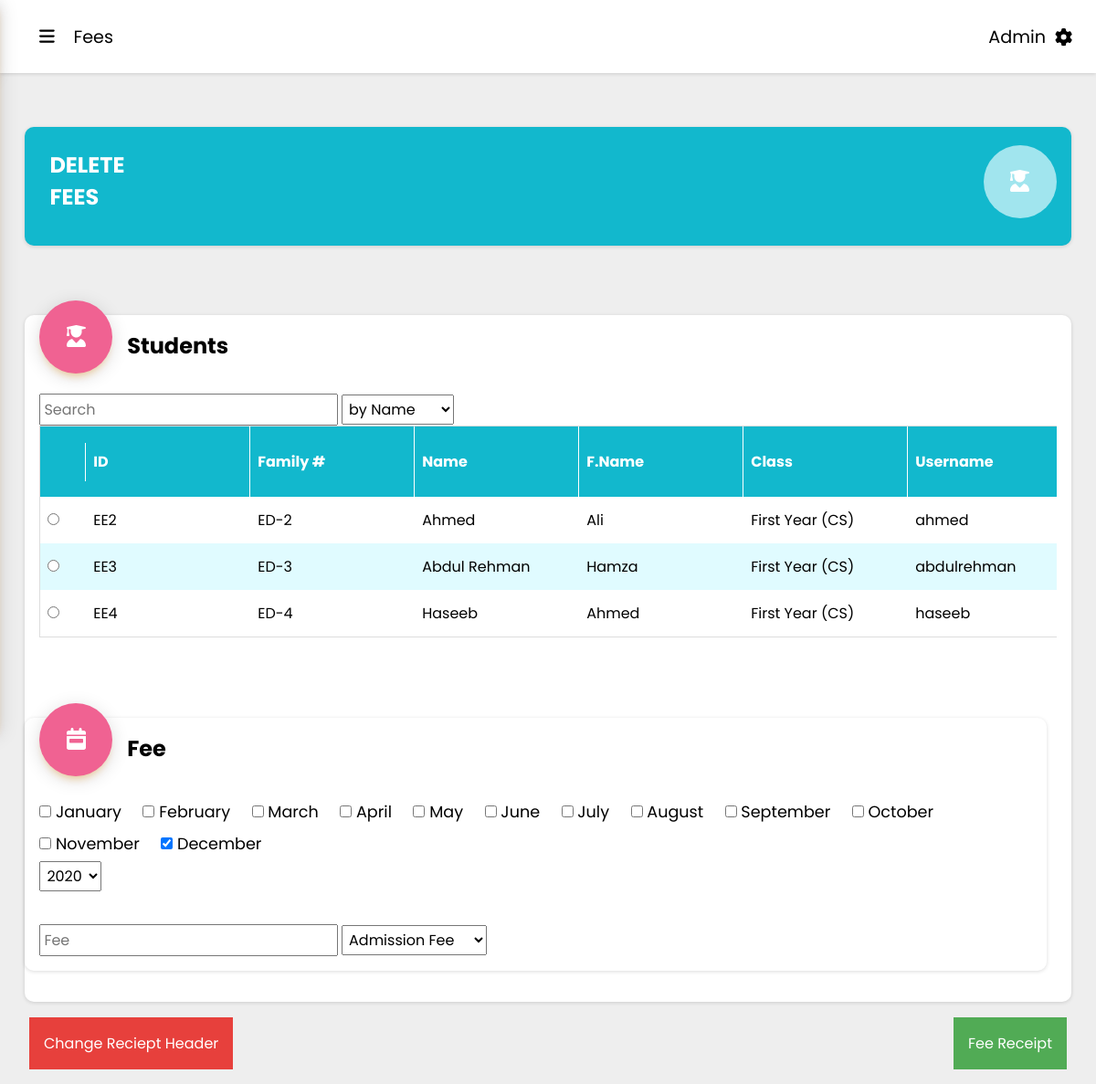
Page /fees (signed in) on the earlier database version.
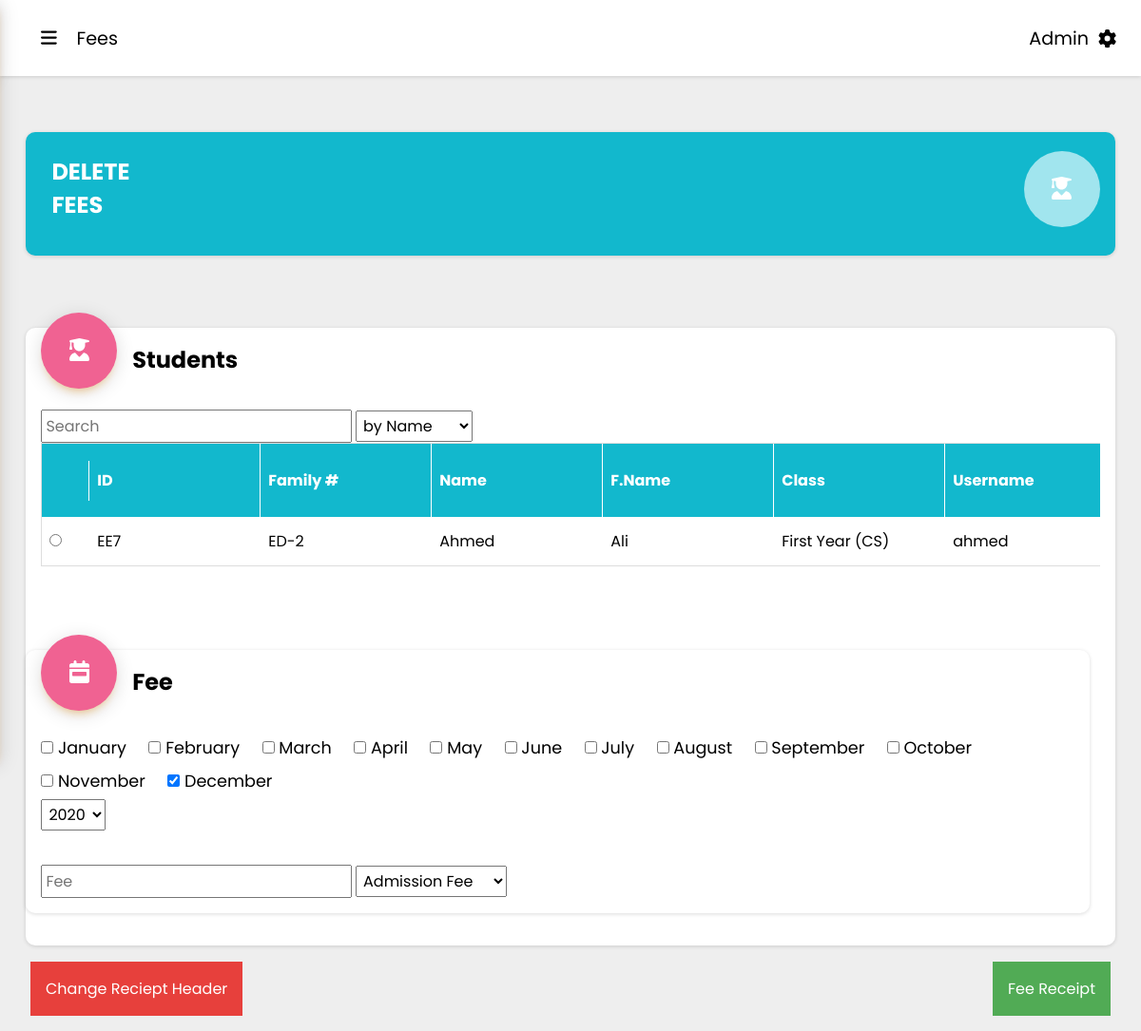
Same page on the later database version.
### system/models.py (models this page shows, shortened)
class Students(models.Model):
    user = models.OneToOneField(User, on_delete=models.CASCADE, primary_key=True)
    family = models.IntegerField()
    fname = models.CharField(max_length=100)
    studentClass = models.ForeignKey(
        Classes, on_delete=models.CASCADE, default='1')
    section = models.CharField(max_length=10, blank=True)
    fees = models.CharField(max_length=6)
    contact = models.CharField(max_length=12, null=True, blank=True)
    address = models.CharField(max_length=200, null=True, blank=True)
    admissionDate = models.DateField()
    STATUS = [
        ('Active', 'active'),
        ('Left', 'left')
    ]
    status = models.CharField(max_length=6, choices=STATUS, default='Active')
    class Meta:
        db_table = 'students'

class Classes(models.Model):
    classes = models.CharField(max_length=30, unique=True)
    class Meta:
        db_table = 'classes'
    def __str__(self):
        return self.classes

### system/views.py (the view, shortened to what this page needs)
# urls.py: path('fees', views.fees, name="fees"),
def fees(request):
    if request.user.is_anonymous and not request.user.is_superuser:
        return redirect("/")
    students = Students.objects.filter(status = "Active")
    fees = StudentFees.objects.all()
    def_students = {}
    def_students_list = []
    month = []
    ye =[]
    for student in students:
        for fee in fees:
            if fee.feeMonth not in month:
                month.append(fee.feeMonth)
            if fee.feeYear not in ye:
                ye.append(fee.feeYear)
            if student.user.id == fee.students.user.id:
                if str(student.user.id) in def_students:
                    def_students[str(student.user.id)][fee.feeMonth] = fee.feeStatus
                else:
                    def_students[str(student.user.id)] = {
                        fee.feeMonth:fee.feeStatus
                    }
                    for f in StudentFees.objects.filter(students=Students.objects.get(pk=student.user.id)):
                        if f.feeStatus == 'Unpaid':
                            if student not in def_students_list:
                                def_students_list.append(Students.objects.get(pk=student.user.id))
    month.reverse()
    month1 = []
    for i in range(12):
        try:
            month1.append(month[i])
        except:
            break
    for key in def_students:
        for mon in month1:
            if mon not in def_students[key]:
                def_students[key][mon] = "None"
    students = Students.objects.filter(status="Active")
    context = {
        'students': students,
        'def': def_students,
        'month': month1,
        'year': ye,
    }
    return render(request, "fees.html", context)

### templates/fees.html (shortened to what this page needs)
{% extends 'base.html' %}
{% block header-text %}Fees{% endblock header-text %}
{% block css %}
<link rel="stylesheet" href="static/css/table.css" />
<link rel="stylesheet" href="static/css/search.css" />
<link rel="stylesheet" href="static/css/students.css" />
{% endblock css %}
{% block body %}
<br>
<div class="cards">
  <a href="/delete-fee">
    <div class="card">
      <div class="card-up">
        <i class="fas fa-user-graduate"></i>
      </div>
      <h2>DELETE<br />FEES</h2>
    </div>
  </a>
</div>
<br>
<form action="\fees" method="post">
    <div class="defaulters">
        <div class="card">
          <div class="card-up">
            <i class="fas fa-user-graduate"></i>
          </div>
          <h2>Students</h2>
          <br />
          <input type="text" id="myInput" onkeyup="myFunction(0)" placeholder="Search ">
          <select name="by" id="by">
            <option value="3">by Name</option>
          </select>
          <div class="table-outer">
            <table class="table">
              <tr>
                <th class="feePay"></th>
                <th>ID</th>
                <th>Family #</th>
                <th>Name</th>
                <th>F.Name</th>
                <th>Class</th>
                <th>Username</th>
              </tr>
              {% for student in students %}
              <tr>
                <td class="feePay"><input type="radio" name="payFee" id="{{ student.user.id }}" value="{{ student.user.id }}" onclick="getSameFamily('{{ student.family }}', '{{student.user.id}}')"></td>
                <td>EE{{ student.user.id }}</td>
                <td>ED-{{ student.family }}</td>
                <td>{{ student.user.first_name }}</td>
                <td>{{ student.fname }}</td>
                <td>{{ student.studentClass }}</td>
                <td>{{ student.user.username }}</td>
              </tr>
              {% endfor %}
            </table>
          </div>
          <br>
          <br>
          <div class="card" style="margin-left: -1rem;">
            <div class="card-up">
                <i class="fas fa-calendar-week"></i>
            </div>
            <h2>Fee</h2>
            <br />
            <div class="month">
                <div><label for="January"><input type="checkbox" name="monthFee" class="month" id="January" value="January"> January &nbsp;&nbsp;&nbsp;</label></div>
                <div><label for="February"><input type="checkbox" name="monthFee" class="month" id="February" value="February"> February &nbsp;&nbsp;&nbsp;</label></div>
                <div><label for="March"><input type="checkbox" name="monthFee" class="month" id="March" value="March"> March &nbsp;&nbsp;&nbsp;</label></div>
                <div><label for="April"><input type="checkbox" name="monthFee" class="month" id="April" value="April"> April &nbsp;&nbsp;&nbsp;</label></div>
                <div><label for="May"><input type="checkbox" name="monthFee" class="month" id="May" value="May"> May &nbsp;&nbsp;&nbsp;</label></div>
                <div><label for="June"><input type="checkbox" name="monthFee" class="month" id="June" value="June"> June &nbsp;&nbsp;&nbsp;</label></div>
                <div><label for="July"><input type="checkbox" name="monthFee" class="month" id="July" value="July"> July &nbsp;&nbsp;&nbsp;</label></div>
                <div><label for="August"><input type="checkbox" name="monthFee" class="month" id="August" value="August"> August &nbsp;&nbsp;&nbsp;</label></div>
                <div><label for="September"><input type="checkbox" name="monthFee" class="month" id="September" value="September"> September &nbsp;&nbsp;&nbsp;</label></div>
                <div><label for="October"><input type="checkbox" name="monthFee" class="month" id="October" value="October"> October &nbsp;&nbsp;&nbsp;</label></div>
                <div><label for="November"><input type="checkbox" name="monthFee" class="month" id="November" value="November"> November &nbsp;&nbsp;&nbsp;</label></div>
                <div><label for="December"><input type="checkbox" name="monthFee" class="month" id="December" value="December"> December &nbsp;&nbsp;&nbsp;</label></div>
            </div>
            <div>
              <select class="selectFee" name="year" id="year"></select>
            </div>
             <br>
            <input type="number" id="anotherFee" name="anotherFee" placeholder="Fee">
            <select name="selectFee" class="selectFee" id="selectFee">
              <option value="Admission Fee">Admission Fee</option>
            </select>
        </div>
      </div>
      <div class="btn">
        <a href="/upload-header"><div class="fee-header">Change Reciept Header</div></a>
        <button class="fee-receipt" type="submit">Fee Receipt</button>
      </div>
</form>
{% endblock body %}

### templates/base.html (shortened to what this page needs)
<!DOCTYPE html>
<html lang="en">
  <head>
    <link rel="stylesheet" href="static/css/style.css" />
    {% block css %}{% endblock css %}
  </head>
  <body>
    <main>
      <header>
        <div class="hamburger">
          {% if user.is_superuser %}
          <a href="javascript:void(0);" class="icon" onclick="sidebar()">
            <i class="fa fa-bars"></i>
          </a>
          {% endif %}
          &nbsp;&nbsp;&nbsp;{% block header-text %}{% endblock header-text %}
        </div>
        <div class="user" onclick="settingsShow()">
          <div class="username">Admin</div>
          <i class="fas fa-cog set"></i>
      </header>
      <div class="main">
      {% block body %}{% endblock body %}
  </body>
</html>

### static/css/style.css (style rules this page uses)
* { margin: 0; padding: 0; -webkit-box-sizing: border-box; box-sizing: border-box; font-family: "Poppins", sans-serif; scroll-behavior: smooth; }
body { display: -webkit-box; display: -ms-flexbox; display: flex; overflow-x: hidden; background-color: #eeeeee; }
a { color: currentColor; text-decoration: none; }
main { -webkit-transition: margin-left 0.5s ease-in-out; transition: margin-left 0.5s ease-in-out; width: 100%; }
header { display: -webkit-box; display: -ms-flexbox; display: flex; -webkit-box-align: center; -ms-flex-align: center; align-items: center; -webkit-box-pack: justify; -ms-flex-pack: justify; justify-content: space-between; background-color: #ffffff; margin-bottom: 0.7rem; font-size: 1.2rem; -webkit-box-shadow: 0 1px 4px 0 rgba(0, 0, 0, 0.14); box-shadow: 0 1px 4px 0 rgba(0, 0, 0, 0.14); width: 100%; z-index: 2; position: fixed; top: 0; -webkit-transition: top 0.4s; transition: top 0.4s; }
header .hamburger { padding: 1.6rem 0rem 1.6rem 2.7rem; }
header .hamburger a { color: black; }
header .user { padding: 1.6rem; position: fixed; right: 0; display: -webkit-box; display: -ms-flexbox; display: flex; -webkit-box-pack: center; -ms-flex-pack: center; justify-content: center; -webkit-box-align: center; -ms-flex-align: center; align-items: center; cursor: pointer; -webkit-transition: all 0.5s ease-in-out; transition: all 0.5s ease-in-out; }
.main { margin-top: 5rem; }

### static/css/table.css (style rules this page uses)
.defaulters { margin: 1rem; }
.defaulters .card { position: relative; background-color: #ffffff; -webkit-box-shadow: 0 1px 4px 0 rgba(0, 0, 0, 0.14); box-shadow: 0 1px 4px 0 rgba(0, 0, 0, 0.14); text-align: left; padding: 1rem; border-radius: 10px; -webkit-box-flex: 1; -ms-flex: 1; flex: 1; margin: 1.1rem 0.7rem; -ms-flex-preferred-size: 240px; flex-basis: 240px; line-height: 35px; }
.defaulters .card .card-up { position: absolute; color: white; background-color: #f06292; display: inline; -webkit-box-shadow: 0 4px 20px 0 rgba(0, 0, 0, 0.14), 0 7px 10px -5px rgba(255, 152, 0, 0.4); box-shadow: 0 4px 20px 0 rgba(0, 0, 0, 0.14), 0 7px 10px -5px rgba(255, 152, 0, 0.4); -webkit-box-pack: center; -ms-flex-pack: center; justify-content: center; -webkit-box-align: center; -ms-flex-align: center; align-items: center; width: 5rem; height: 5rem; font-size: 1.5rem; top: -1rem; left: 1rem; border-radius: 50%; text-align: center; line-height: 5rem; }
.defaulters .card h2 { margin-left: 6rem; }
.table-outer { overflow-x: scroll; overflow-y: scroll; max-height: 500px; }
.table { -webkit-box-shadow: 0 4px 20px 0 rgba(0, 0, 0, 0.14), 0 7px 10px -5px rgba(255, 152, 0, 0.4); box-shadow: 0 4px 20px 0 rgba(0, 0, 0, 0.14), 0 7px 10px -5px rgba(255, 152, 0, 0.4); border-collapse: collapse; border-spacing: 0; width: 100%; border: 1px solid #ddd; overflow-x: scroll; position: relative; }
.table tr { display: -webkit-box; display: -ms-flexbox; display: flex; -webkit-box-align: center; -ms-flex-align: center; align-items: center; }
.table tr td, .table tr th { text-align: left; padding: 8px; min-width: 180px; }
.table tr th { padding-top: 21px; padding-bottom: 21px; border-right: 1px solid #ffffff; }
.table tr:nth-child(odd) { background-color: #e0fbff; }
.table tr:first-child { background-color: #12b8cd; color: white; font-weight: bolder; text-align: center; }

### static/css/search.css (style rules this page uses)
#myInput { padding: 0.2rem; font-size: 1rem; }
#by { padding: 0.2rem; font-size: 1rem; }

### templates/fees.html (style rules this page uses)
.feePay { min-width: 50px !important; }
.month { font-size: 1.1rem; }
.month div { display: inline-block; }
.btn { display: flex; justify-content: space-between; margin: 1rem; }
.fee-receipt, .fee-header { font-size: 1rem; padding: 1rem; background-color: #51ab55; color: white; border: none; }
.fee-header { background-color: #e7403c; }
#anotherFee, .selectFee { padding: 0.2rem; font-size: 1rem; }

Differences in the rows shown:
removed Students: user.id "2", family "2", user.first_name "Ahmed", fname "Ali", studentClass "First Year (CS)", user.username "ahmed"
removed Students: user.id "3", family "3", user.first_name "Abdul Rehman", fname "Hamza", studentClass "First Year (CS)", user.username "abdulrehman"
removed Students: user.id "4", family "4", user.first_name "Haseeb", fname "Ahmed", studentClass "First Year (CS)", user.username "haseeb"
added Students: user.id "7", family "2", user.first_name "Ahmed", fname "Ali", studentClass "First Year (CS)", user.username "ahmed"
